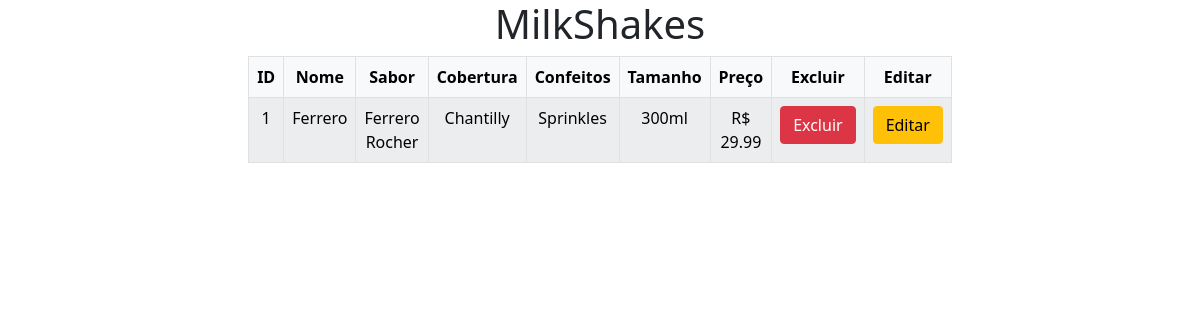
Before: / with the older database file.
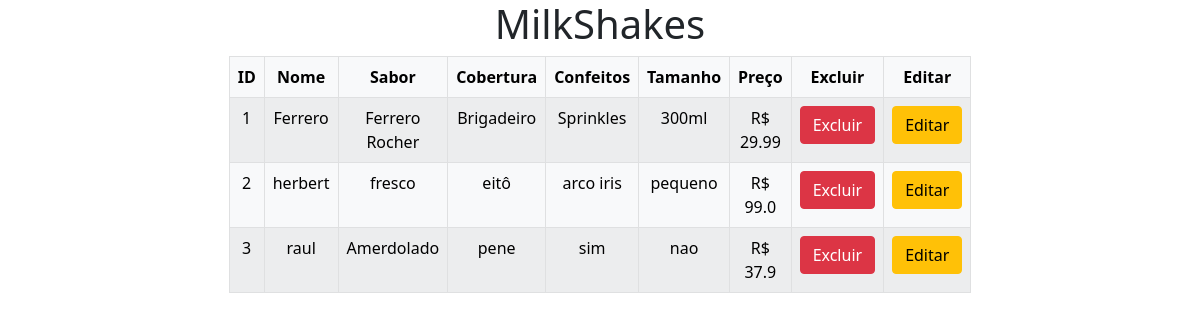
After: the same page with the newer database file.
### app.py (models this page shows)
class Milkshake(db.Model): # db.Model Herança de métodos e atributos do objeto de banco
    uid = db.Column(db.Integer, primary_key=True)
    nome = db.Column(db.String(80),unique=True, nullable=False)
    sabor = db.Column(db.String(80),unique=True, nullable=False)
    cobertura = db.Column(db.String(80))
    confeitos = db.Column(db.String(80))
    tamanho = db.Column(db.String(80), nullable=False)
    preco = db.Column(db.Float(precision=2))

### app.py (the view)
@app.route('/')
def home():
    milkshakes = Milkshake.query.all()
    return render_template('index.html', milkshakes=milkshakes)

### templates/index.html (shortened to what this page needs)
{% extends 'base.html' %}
{% block content %}
<body>
    <div class="container-fluid w-50 d-flex d-flex align-items-center d-flex flex-column bd-highlight mb-3">
        <h1 class="display-6">MilkShakes</h1>
        <table class="table table-light table-hover table-striped table-bordered">
            <thead class="text-center">
                <tr class="table-light">
                    <th>ID</th>
                    <th>Nome</th>
                    <th>Sabor</th>
                    <th>Cobertura</th>
                    <th>Confeitos</th>
                    <th>Tamanho</th>
                    <th>Preço</th>
                    <th>Excluir</th>
                    <th>Editar
                    </th>
                </tr>
            </thead>
            <tbody>
                {% for shake in milkshakes %}
                <tr>
                    <td class="text-center">{{ shake.uid }}</td>
                    <td class="text-center">{{ shake.nome }}</td>
                    <td class="text-center">{{ shake.sabor }}</td>
                    <td class="text-center">{{ shake.cobertura }}</td>
                    <td class="text-center">{{ shake.confeitos }}</td>
                    <td class="text-center">{{ shake.tamanho }}</td>
                    <td class="text-center">R$ {{ shake.preco }}</td>
                    <td class="text-center">
                        <form action="{{ url_for('delete_leite', uid=shake.uid) }}" method="POST"
                            style="display:inline;"
                            onsubmit="return confirm('Tem certeza que deseja excluir este milkshake?');">
                            <button type="submit" class="btn btn-danger">Excluir</button>
                        </form>
                    </td>
                    <td class="text-center">
                        <a href="{{ url_for('edit_milk', uid=shake.uid) }}" class="btn btn-warning">Editar</a>
                    </td>
                </tr>
                {% endfor %}
            </tbody>
        </table>
    </div>
</body>
{% endblock %}

### templates/base.html (shortened to what this page needs)
<!DOCTYPE html>
<html lang="en">
<head>
    <link href="https://cdn.jsdelivr.net/npm/bootstrap@5.0.2/dist/css/bootstrap.min.css" rel="stylesheet"
>
</head>
<body>
    {% block content %} {% endblock %}
</body>
</html>

Changed rows visible on the page:
changed Milkshake "Ferrero": cobertura "Chantilly" → "Brigadeiro"
added Milkshake: uid "2", nome "herbert", sabor "fresco", cobertura "eitô", confeitos "arco iris", tamanho "pequeno", preco "99.0"
added Milkshake: uid "3", nome "raul", sabor "Amerdolado", cobertura "pene", confeitos "sim", tamanho "nao", preco "37.9"
